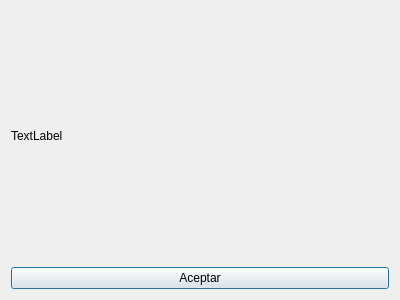
<?xml version="1.0" encoding="UTF-8"?>
<ui version="4.0">
 <class>AcercaDe</class>
 <widget class="QDialog" name="AcercaDe">
  <property name="geometry">
   <rect>
    <x>0</x>
    <y>0</y>
    <width>400</width>
    <height>300</height>
   </rect>
  </property>
  <property name="windowTitle">
   <string>Dialog</string>
  </property>
  <layout class="QVBoxLayout" name="verticalLayout">
   <item>
    <widget class="QLabel" name="label">
     <property name="text">
      <string>TextLabel</string>
     </property>
    </widget>
   </item>
   <item>
    <widget class="QPushButton" name="pushButton">
     <property name="text">
      <string>Aceptar</string>
     </property>
    </widget>
   </item>
  </layout>
 </widget>
 <resources/>
 <connections/>
</ui>
